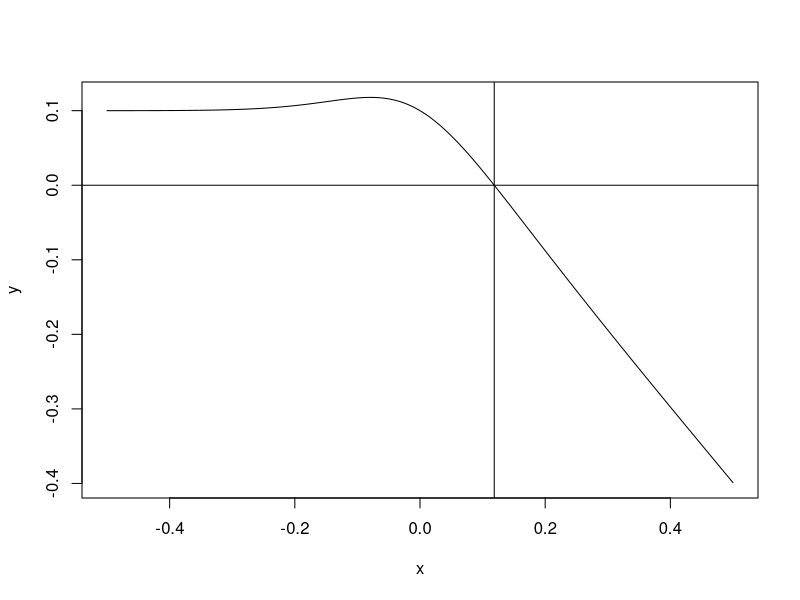

This chart was generated by the following R code: (Note: this script raises an error after producing the figure.)
### Problem 1 ###
func <- function(x, l = 0.1, m = 15) {
    numerator <- x * ((x + 1)^m)
    denominator <- ((x + 1)^m) + 1

    return(l - (numerator / denominator))
}

bisection <- function(f, x_l, x_r, tol = 1e-10) {
    if (x_l >= x_r) {
        stop("x_l >= x_r \n")
    }

    fval_l <- f(x_l)
    fval_r <- f(x_r)
    if (fval_l == 0) {
        return(x_l)
    } else if (fval_r == 0) {
        return(x_r)
    } else if (prod(fval_l, fval_r) > 0) {
       stop("f(x_l) * f(x_r) > 0 \n")
    }

    while ((x_r - x_l) > tol) {
        x_mid <- sum(x_r, x_l) / 2
        fval_mid <- f(x_mid)

        if (fval_mid == 0) {
            return(x_mid)
        } else if (prod(fval_l, fval_mid) < 0) {
            x_r <- x_mid
            fval_r <- fval_mid
        } else {
            x_l <- x_mid
            fval_l <- fval_mid
        }
        }
    return(sum(x_l, x_r) / 2)
}

# calculate roots
root_bisection <- bisection(func, -10, 10)
root_uniroot <- uniroot(func, c(-10, 10))["root"]$root

# plotting
x <- seq(-0.5, 0.5, 1e-5)
y <- func(x)
plot(x, y, "l")
abline(h = 0, v = root_bisection)

paste("Bisection: ",
      round(root_bisection, 7),
      " Uniroot: ",
      round(root_uniroot, 7))


### Problem 2 ###
cos_minus_x <- function(x) {
   return(cos(x) - x)
}

cos_minus_x_prime <- function(x) {
   return(-sin(x) - 1)
}

log_minus_exp <- function(x) {
    return(log(x) - exp(-x))
}

log_minus_exp_prime <- function(x) {
    return((1 / x) + exp(-x))
}

secant <- function(f, x_0, x_1, tol = 1e-16, n = 1000) {
    for (i in seq(0, n)) {
        x_2 <- x_1 - f(x_1) * ((x_1 - x_0) / (f(x_1) - f(x_0)))

        if (abs(f(x_2)) < tol) {
            return(x_2)
        }

        x_0 <- x_1
        x_1 <- x_2
    }
}

newton_raphson <- function(f, f_prime, x_0, tol = 1e-16, n = 1000) {
   for (i in seq(0, n)) {
       x_1 <- x_0 - (f(x_0) / f_prime(x_0))

       if (abs(f(x_1)) <= tol) {
           return(x_1)
       }
       x_0 <- x_1
   }
   stop("Failed to converge")
}


secant(cos_minus_x, x_0 = 1, x_1 = 2)
secant(log_minus_exp, x_0 = 1, x_1 = 2)

microbenchmark::microbenchmark(
    newton_raphson(log_minus_exp, log_minus_exp_prime, x_0 = 1),
    secant(log_minus_exp, x_0 = 1, x_1 = 2), times = 100
)
microbenchmark::microbenchmark(
    newton_raphson(cos_minus_x, cos_minus_x_prime, x_0 = 1),
    secant(cos_minus_x, x_0 = 1, x_1 = 2), times = 100
)


### Problem 3 ###

func <- function(x) {
   return(-x**2 + 1)
}

goldensection <- function(f, x_l, x_m, x_r, tol = 1e-8) {
    # Golden ratio plus 1
    grto <- 1 + ((1 + sqrt(5)) / 2)

    while ((x_r - x_l) > tol) {
        # validation
        if (!(x_l < x_m & x_m < x_r)) {
            stop("Equalities unmatched -> x_l < x_m < x_r")
        }

        if ((x_r - x_m) > (x_m - x_l)) {
            y <- x_m + (x_r - x_m) / grto

            if (f(y) >= f(x_m)) {
                x_l <- x_m
                x_m <- y
            } else {
                x_r <- y
            }

        } else {
            y <- x_m - (x_m - x_l) / grto

            if (f(y) >= f(x_m)) {
                x_r <- x_m
                x_m <- y
            } else {
                x_l <- y
            }
        }
    }
    return(x_m)
}

goldensection(func, -10, 1, 10)


### Problem 4 ###

func <- function(x) {
   if (x == 0) {
       return(x)
   }

   return(abs(x) * log(abs(x) / 2) * exp(-abs(x)))
}

# plotting
x <- seq(-10, 10, 1e-5)
y <- func(x)
plot(x, y, "l")


goldensection(func, x_l = -10, x_m = -3, x_r = 10)
goldensection(func, x_l = -10, x_m = 3, x_r = 10)


### Problem 5 ###
func <- function(x) {
   return(-x**2 + 1)
}

func <- function(x) {
   if (x == 0) {
       return(x)
   }

   return(abs(x) * log(abs(x) / 2) * exp(-abs(x)))
}

goldensection_plot <- function(f, x_l, x_m, x_r, tol = 1e-8) {
    c_x_l <- c()
    c_x_m <- c()
    c_x_r <- c()
    c_y <- c()

    # Golden ratio plus 1
    grto <- 1 + ((1 + sqrt(5)) / 2)

    while ((x_r - x_l) > tol) {
        # validation
        if (!(x_l < x_m & x_m < x_r)) {
            stop("Equalities unmatched -> x_l < x_m < x_r")
        }

        if ((x_r - x_m) > (x_m - x_l)) {
            y <- x_m + (x_r - x_m) / grto

            if (f(y) >= f(x_m)) {
                x_l <- x_m
                x_m <- y
            } else {
                x_r <- y
            }

        } else {
            y <- x_m - (x_m - x_l) / grto

            if (f(y) >= f(x_m)) {
                x_r <- x_m
                x_m <- y
            } else {
                x_l <- y
            }
        }

        c_x_l <- append(c_x_l, x_l)
        c_x_m <- append(c_x_m, x_m)
        c_x_r <- append(c_x_r, x_r)
        c_y <- append(c_y, y)
    }
    return(list(x_m, c_x_l, c_x_m, c_x_r, c_y))
}

res <- goldensection_plot(func, -10, 1, 10)

maxi <- res[1]
l_maxi <- res[2]
m_maxi <- res[3]
r_maxi <- res[4]
y_maxi <- res[5]

x <- seq(-10, 10, 1e-5)
y <- func(x)
plot(x, y, "l")

lapply(l_maxi, function(x) abline(v = x, col = "Red"))
lapply(m_maxi, function(x) abline(v = x, col = "Red"))
lapply(r_maxi, function(x) abline(v = x, col = "Red"))
lapply(y_maxi, function(x) abline(v = x, col = "Blue"))
